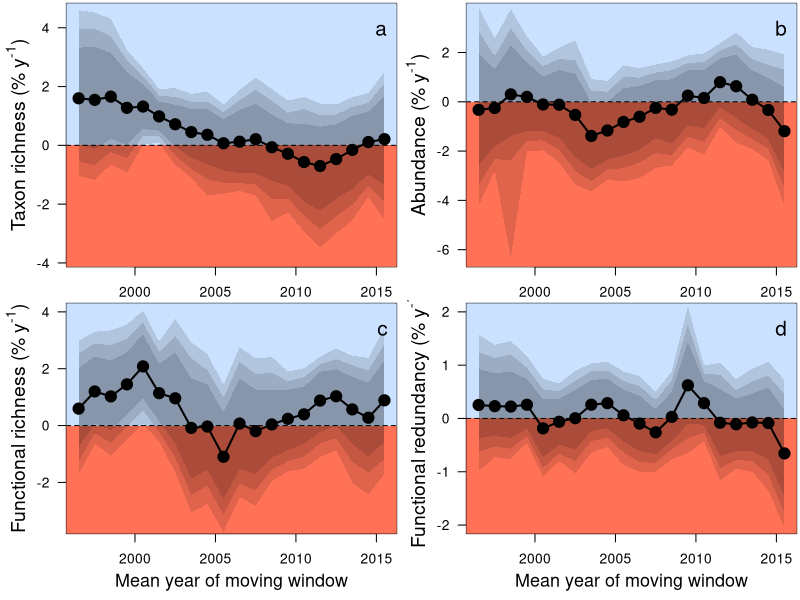

Write R code to recreate this figure.
##Set working directory
setwd("C:/Users/elwel/OneDrive/Desktop/aquatic_data/git/EuroAquaticMacroInverts")

# attach data
MA <- read.csv("outputs/outputs_sensitivity/HTMW2/HighThresholdMovingAve2_YrEsts.csv")
MA$meanYr <- (MA$StartYear+ 4.5)
MA = subset(MA, select = -c(X) )
head(MA)

tiff(filename = "plots/Fig3_movingWindow/HTMW2.tiff", width = 8, height = 6.5, units = 'in', res = 600, compression = 'lzw')
par(mfrow=c(2,2),mar=c(2,4,0.2,0.2))

#plot for spp richness
SR <- subset(MA, Response == "spp_richness")
ave_SppRich <- 27.28712314
st <-(SR[1:(nrow(SR)),3:12]/ave_SppRich)*100
sr <- cbind(SR$StartYear, SR$site_num, SR$meanYr, st)
names(sr)[names(sr) == 'SR$StartYear'] <- 'StartYear'
names(sr)[names(sr) == 'SR$site_num'] <- 'site_num'
names(sr)[names(sr) == 'SR$meanYr'] <- 'meanYr'
#select yrs with enough sites to be representative
SRs <- sr[ which(sr$StartYear >1991 & sr$StartYear <2012), ] # at least 200 sites

plot(SRs$Estimate~SRs$meanYr,ylab="", cex=1.5, xlab="", type="n", las=1, ylim=c(-3.8,4.5), xlim=c(1996.5,2015.5))
title(ylab=expression(paste("Taxon richness (% y"^"-1", ")")), line=2,cex.lab=1.4)
#title(xlab="Mean year of moving window", line=2,cex.lab=1.3)
polygon(x = c(0, 0, 2040, 2040), y = c(-100, 0, 0, -100), col ="coral1", border = NA)
polygon(x = c(0, 0, 2040, 2040), y = c(100, 0, 0, 100), col ="lightsteelblue1", border = NA)
abline(h=0,lty=2)
polygon(x = c(SRs$meanYr,rev(SRs$meanYr)), y = c(SRs$Q2.5,rev(SRs$Q97.5)),col="#00000020", border = NA)
polygon(x = c(SRs$meanYr,rev(SRs$meanYr)), y = c(SRs$Q5,rev(SRs$Q95)), col ="#00000020", border = NA)
polygon(x = c(SRs$meanYr,rev(SRs$meanYr)), y = c(SRs$Q10,rev(SRs$Q90)), col ="#00000020", border = NA)
#box(lwd=2)
points(SRs$Estimate~SRs$meanYr, pch=21,bg=1,cex=1.8)#pch="-",
points(SRs$Estimate~SRs$meanYr,type="l",lwd=2)
legend("topright", bty="n", legend="a",cex=1.5)

#plot for abundance
SR <- subset(MA, Response == "abundance")
st <-(SR[1:(nrow(SR)),3:12]*100)
sr <- cbind(SR$StartYear, SR$site_num, SR$meanYr, st)
names(sr)[names(sr) == 'SR$StartYear'] <- 'StartYear'
names(sr)[names(sr) == 'SR$site_num'] <- 'site_num'
names(sr)[names(sr) == 'SR$meanYr'] <- 'meanYr'
#select yrs with enough sites to be representative
SRs <- sr[ which(sr$StartYear >1991 & sr$StartYear <2012), ]

plot(SRs$Estimate~SRs$meanYr,ylab="", cex=1.5, xlab="", type="n", las=1, ylim=c(-6.3,3.6), xlim=c(1996.5,2015.5)) #ylim=c(-0.57,0.4))
title(ylab=expression(paste("Abundance (% y"^"-1", ")")), line=2,cex.lab=1.4)
title(xlab="Mean year of moving window", line=2.4,cex.lab=1.3)
polygon(x = c(0, 0, 2040, 2040), y = c(-100, 0, 0, -100), col ="coral1", border = NA)
polygon(x = c(0, 0, 2040, 2040), y = c(100, 0, 0, 100), col ="lightsteelblue1", border = NA)
abline(h=0,lty=2)
polygon(x = c(SRs$meanYr,rev(SRs$meanYr)), y = c(SRs$Q2.5,rev(SRs$Q97.5)),col="#00000020", border = NA)
polygon(x = c(SRs$meanYr,rev(SRs$meanYr)), y = c(SRs$Q5,rev(SRs$Q95)), col ="#00000020", border = NA)
polygon(x = c(SRs$meanYr,rev(SRs$meanYr)), y = c(SRs$Q10,rev(SRs$Q90)), col ="#00000020", border = NA)
points(SRs$Estimate~SRs$meanYr, pch=21,bg=1,cex=1.8)#pch="-",
points(SRs$Estimate~SRs$meanYr,type="l",lwd=2)
legend("topright", bty="n", legend="b",cex=1.5)

par(mar=c(4,4,0.2,0.2))
#plot for FRic
SR <- subset(MA, Response == "FRic")
st <-(SR[1:(nrow(SR)),3:12])*100
sr <- cbind(SR$StartYear, SR$site_num, SR$meanYr, st)
names(sr)[names(sr) == 'SR$StartYear'] <- 'StartYear'
names(sr)[names(sr) == 'SR$site_num'] <- 'site_num'
names(sr)[names(sr) == 'SR$meanYr'] <- 'meanYr'
#select yrs with enough sites to be representative
SRs <- sr[ which(sr$StartYear >1991 & sr$StartYear <2012), ]

plot(SRs$Estimate~SRs$meanYr,ylab="", cex=1.5, xlab="", type="n", las=1, ylim=c(-3.5,4), xlim=c(1996.5,2015.5)) #ylim=c(-0.57,0.4))
title(ylab=expression(paste("Functional richness (% y"^"-1", ")")), line=2,cex.lab=1.4)
title(xlab="Mean year of moving window", line=2.4,cex.lab=1.3)
polygon(x = c(0, 0, 2040, 2040), y = c(-100, 0, 0, -100), col ="coral1", border = NA)
polygon(x = c(0, 0, 2040, 2040), y = c(100, 0, 0, 100), col ="lightsteelblue1", border = NA)
abline(h=0,lty=2)
polygon(x = c(SRs$meanYr,rev(SRs$meanYr)), y = c(SRs$Q2.5,rev(SRs$Q97.5)),col="#00000020", border = NA)
polygon(x = c(SRs$meanYr,rev(SRs$meanYr)), y = c(SRs$Q5,rev(SRs$Q95)), col ="#00000020", border = NA)
polygon(x = c(SRs$meanYr,rev(SRs$meanYr)), y = c(SRs$Q10,rev(SRs$Q90)), col ="#00000020", border = NA)
points(SRs$Estimate~SRs$meanYr, pch=21,bg=1,cex=1.8)#pch="-",
points(SRs$Estimate~SRs$meanYr,type="l",lwd=2)
legend("topright", bty="n", legend="c",cex=1.5)

#plot for FRed
SR <- subset(MA, Response == "FRed")
ave_FRed <- 0.291145846
st <-(SR[1:(nrow(SR)),3:12]/ave_FRed)*100
sr <- cbind(SR$StartYear, SR$site_num, SR$meanYr, st)
names(sr)[names(sr) == 'SR$StartYear'] <- 'StartYear'
names(sr)[names(sr) == 'SR$site_num'] <- 'site_num'
names(sr)[names(sr) == 'SR$meanYr'] <- 'meanYr'
#select yrs with enough sites to be representative
SRs <- sr[ which(sr$StartYear >1991 & sr$StartYear <2012), ]

plot(SRs$Estimate~SRs$meanYr,ylab="", cex=1.5, xlab="", type="n", las=1, ylim=c(-2,2), xlim=c(1996.5,2015.5)) #ylim=c(-0.57,0.4))
title(ylab=expression(paste("Functional redundancy (% y"^"-1", ")")), line=2,cex.lab=1.4)
title(xlab="Mean year of moving window", line=2.4,cex.lab=1.3)
polygon(x = c(0, 0, 2040, 2040), y = c(-100, 0, 0, -100), col ="coral1", border = NA)
polygon(x = c(0, 0, 2040, 2040), y = c(100, 0, 0, 100), col ="lightsteelblue1", border = NA)
abline(h=0,lty=2)
polygon(x = c(SRs$meanYr,rev(SRs$meanYr)), y = c(SRs$Q2.5,rev(SRs$Q97.5)),col="#00000020", border = NA)
polygon(x = c(SRs$meanYr,rev(SRs$meanYr)), y = c(SRs$Q5,rev(SRs$Q95)), col ="#00000020", border = NA)
polygon(x = c(SRs$meanYr,rev(SRs$meanYr)), y = c(SRs$Q10,rev(SRs$Q90)), col ="#00000020", border = NA)
points(SRs$Estimate~SRs$meanYr, pch=21,bg=1,cex=1.8)#pch="-",
points(SRs$Estimate~SRs$meanYr,type="l",lwd=2)
legend("topright", bty="n", legend="d",cex=1.5)

dev.off()


####
#####################
###############################################
################################################
